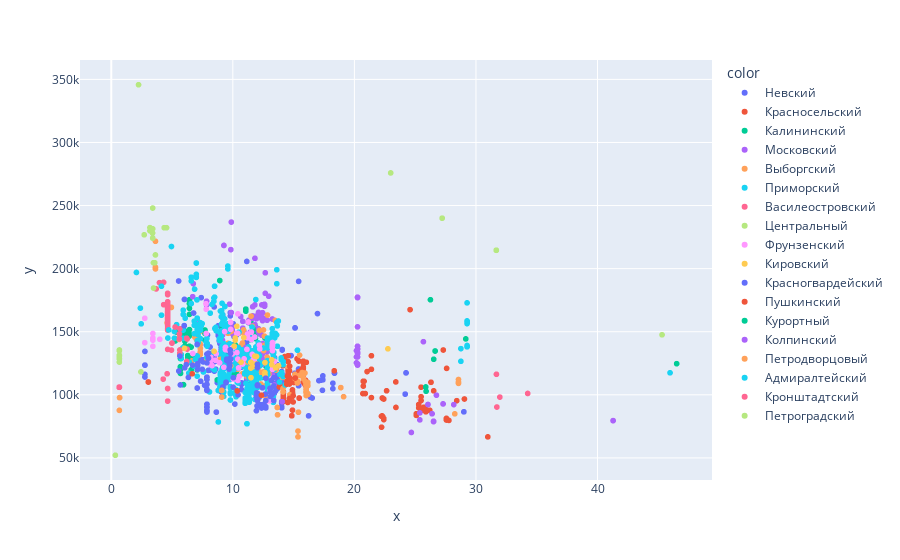

Here is the notebook cell this chart was saved with:
### Code cell
px.scatter(x = one_flat.distance,
    y = one_flat.price_per_sq_meter, color = one_flat.district)
